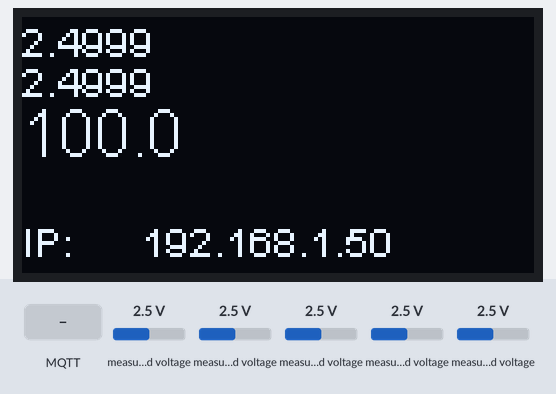
Bench run of a sketch on a simulated ESP8266 (NodeMCU). Shown: 128×64 one-colour display. The inputs (shaded band) are chosen by the test bench; at power-on: measured voltage 2.5 V. WiFi joins after 1.5 s; servers stay silent unless stated; no MQTT or app messages arrive unless stated; what the sketch prints to the serial monitor is not drawn.

Above: at 3.8 s.
3.9 s: MQTT message "temperature, c" arrives on the first subscribed topic
At 4.4 s:
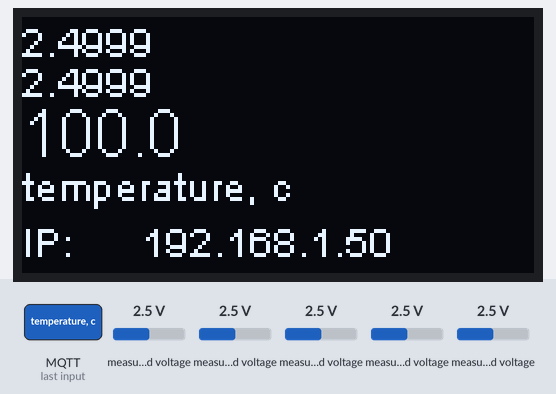
6.0 s: MQTT message "humidity" arrives on the first subscribed topic
At 6.9 s:
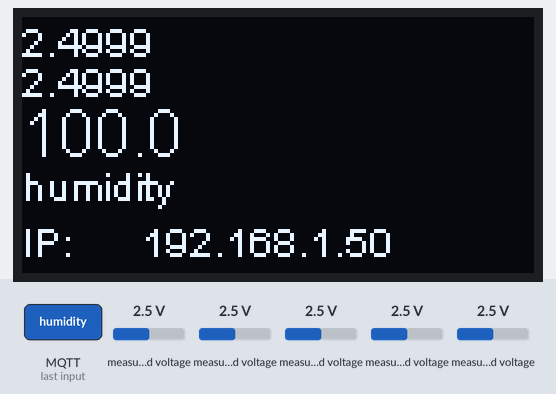
8.5 s: MQTT message "state?" arrives on the first subscribed topic
At 9.3 s:
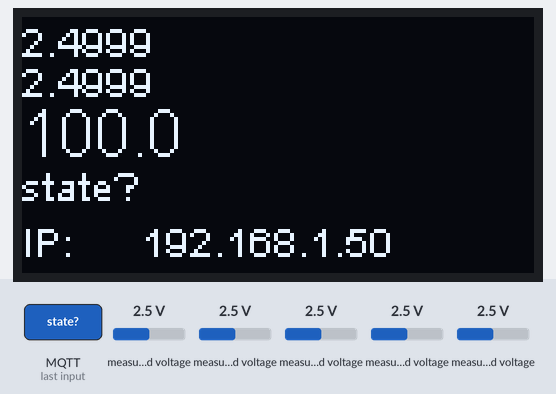
Timing chart, 0 to 11.5 s (numbered marks = the images above; inputs shaded):
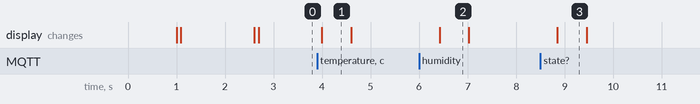

The sketch:

housewatchinator.ino
```cpp
#include <DHT.h>
#include <DHT_U.h>
#include <PubSubClient.h>
#include <ESP8266WiFi.h>
#include <ESP8266mDNS.h>
#include <ESP8266WebServer.h>
#include <WiFiUdp.h>
#include <PubSubClient.h>
#include <ArduinoOTA.h>
#include <Wire.h>
#include "SSD1306.h"
#include <Adafruit_ADS1015.h>

///I2C
SSD1306  display(0x3c, 0, 2); // Initialise the OLED display using Wire library (sda,scl)
Adafruit_ADS1115 ads1115(0x48);  // construct an ads1115 at address 0x48
Adafruit_ADS1115 ads1116(0x49);  // construct an ads1115 at address 0x4B
ESP8266WebServer server(80); // Webserver, to watch the temperature from the web on the IP address

// Replace with your network credentials
const char* ssid = "";
const char* password = "";
const char* mqtt_server = "192.168.1.195";
const char* clientID = "housewatchinator";
const char* outTopic = "housewatchinator/temp";
const char* stateTopic = "housewatchinator/state";
const char* inTopic = "housewatchinator";
char msg[50];
char result1[20] = "";

int lowerByte=0;
int higherByte=0;


WiFiClient espClient;
PubSubClient client(espClient);

// DHT Sensor
#define DHTTYPE DHT11   // DHT 11
const int DHTPin = 4;
DHT dht(DHTPin, DHTTYPE);

float Voltage1 = 0.0;
float Voltage2 = 0.0;
float ZonePrevValue[] = {0.0,0.0,0.0,0.0,0.0,0.0,0.0};
float Zone[] = {0.0,0.0,0.0,0.0,0.0,0.0,0.0};
int counter=1;

String webPage = "";
String zone1 = "low";
String zone6 = "high";
String result[]={"","","","","","",""};

void setup() {
  Serial.begin(9600);
  delay(1000);

  display.init(); // Initialising the UI will init the display too.
//  display.flipScreenVertically();
  display.clear();
  drawBootText();
  display.display();

  webPage += "<h1>Housewatchinator</h1>";
  ads1115.begin();
  ads1116.begin();
  dht.begin();

  WiFi.mode(WIFI_STA);
  WiFi.begin(ssid, password);
  while (WiFi.waitForConnectResult() != WL_CONNECTED) {
    Serial.println("Connection Failed! Rebooting...");
    display.clear();
    drawVoltage();
    display.setFont(ArialMT_Plain_10);
    display.drawString(30, 50, "Connecting Failed");
    display.display();
    delay(500);
    ESP.restart();
  }

  client.setServer(mqtt_server, 1883);
  client.setCallback(callback);

  ArduinoOTA.onStart([]() {
    Serial.println("Start");
  });
  ArduinoOTA.onEnd([]() {
    Serial.println("\nEnd");
  });
  ArduinoOTA.onProgress([](unsigned int progress, unsigned int total) {
    Serial.printf("Progress: %u%%\r", (progress / (total / 100)));
  });
  ArduinoOTA.onError([](ota_error_t error) {
    Serial.printf("Error[%u]: ", error);
    if (error == OTA_AUTH_ERROR) Serial.println("Auth Failed");
    else if (error == OTA_BEGIN_ERROR) Serial.println("Begin Failed");
    else if (error == OTA_CONNECT_ERROR) Serial.println("Connect Failed");
    else if (error == OTA_RECEIVE_ERROR) Serial.println("Receive Failed");
    else if (error == OTA_END_ERROR) Serial.println("End Failed");
  });

  ArduinoOTA.begin();
  Serial.println("Ready");
  Serial.print("IP address: "); Serial.println(WiFi.localIP());
  drawIPAddress();


  server.on("/", [](){

    int16_t adcVcc = ads1115.readADC_SingleEnded(0);
    int16_t adcZone4 = ads1116.readADC_SingleEnded(0);

     float h = dht.readHumidity();
    // Read temperature as Celsius (the default)
    float t = dht.readTemperature();
    Serial.print("Temperature = ");
    Serial.println(t);
    Serial.print("Humidity = ");
    Serial.println(h);

    //Show the temperatures on a web page
    char temp1Char[20] = "";
    char temp2Char[20] = "";
    dtostrf(Voltage1, 3, 1, temp1Char);
    String bodyText =webPage;
    bodyText = bodyText + "adcVcc:" + adcVcc + "<br>";
    bodyText = bodyText + "adcZone4:" + adcZone4 + "<br>";

    for (int i=1; i <= 7; i++){
      bodyText = bodyText + "<br>Zone " + i + " : " + Zone[i] + " - " + result[i];
     }
     bodyText = bodyText + "<br>Temperature = ";
     bodyText = bodyText + t;
     bodyText = bodyText + "<br>Humidity = ";
     bodyText = bodyText + h;

     server.send(200, "text/html", bodyText );
  });
  server.begin();
  Serial.println("HTTP server started");
  client.setServer(mqtt_server, 1883);
  client.setCallback(callback);


}

void loop() {
   ArduinoOTA.handle();
   ESP.wdtDisable();
   display.clear();
   drawVoltage();
   drawIPAddress();
   display.display();
   server.handleClient();
   if (!client.connected()) {
      reconnect();
    }
    client.loop();

    delay(500);
}

void drawVoltage()
{     int16_t adc0;  // we read from the ADC, we have a sixteen bit integer as a result
    adc0 = ads1115.readADC_SingleEnded(0);  // Alarm system voltage
    int16_t adcZone;
    boolean statusChange=false;
    for (int i=1; i <= 7; i++){
      if (i<4){
        adcZone = ads1115.readADC_SingleEnded(i);
      }else{
        adcZone = ads1116.readADC_SingleEnded(i-4);
      }
      Zone[i] = (((float)100*adcZone)/adc0);  //adc0 represents the voltage of the alarm system, adc1 the first zone voltage. we want the percentage of the zone against the system.
      if (ZonePrevValue[i]!=Zone[i]){
        statusChange=true;
        ZonePrevValue[i]=Zone[i];
      }
    }

    if(statusChange){//send message to mqtt
      publishState();
    }


//Debug
    Voltage1 = (adc0 * 0.1875)/1000;

    dtostrf(Voltage1, 3, 4, result1);
    adcZone = ads1116.readADC_SingleEnded(4);
    Voltage2 = (adcZone * 0.1875)/1000;
    char result2[20] = "";
    dtostrf(Voltage2, 3, 4, result2);


    display.setTextAlignment(TEXT_ALIGN_LEFT);
    display.setFont(ArialMT_Plain_10);
    display.drawString(0, 0, result1);
    display.drawString(0, 10, result2);
    display.setFont(ArialMT_Plain_16);
    char tempChar[20] = "";
    dtostrf(Zone[1], 3, 1, tempChar);
    display.drawString(0, 20, tempChar);
  //  display.setFont(ArialMT_Plain_10);
  //  display.drawString(0, 36, result[1]);


}

void publishState()
{
  int prevLowerByte=lowerByte;
  int prevHigherByte=higherByte;
  lowerByte=0;
  higherByte=0;
  for (int i=1; i <= 7; i++){
    if (Zone[i]<10.00){
      result[i]="Not connected";
    }else if (Zone[i]<47.75) {
      result[i]="all in rest";
    }else if (Zone[i]<60.1){
      result[i] = zone6;
      higherByte = higherByte + 2^i;
    }else if (Zone[i]<82.7) {
      result[i] = zone1;
      lowerByte = lowerByte + 2^i;
    }else if (Zone[i]==100.0){
      result[i] = "ADC not connected";  //ADC not connected
    }else{
      result[i] = zone1+"-"+zone6;
      lowerByte = lowerByte + 2^i;
      higherByte = higherByte + 2^i;
    }
  }
  snprintf (msg, 50, "%d %d", higherByte, lowerByte);
  if (prevLowerByte!=lowerByte || prevHigherByte !=higherByte){
    client.publish(stateTopic, msg);
  }
}

void drawIPAddress()
{
    display.setTextAlignment(TEXT_ALIGN_LEFT);
    display.setFont(ArialMT_Plain_10);
    display.drawString(0, 50, "IP:");
    display.drawString(30, 50, WiFi.localIP().toString());
    display.display();
}

void drawBootText()
{
    drawVoltage();
    display.setFont(ArialMT_Plain_10);
    display.drawString(30, 50, "Connecting");
}

void callback(char* topic, byte* payload, unsigned int length) {
  // Conver the incoming byte array to a string
  payload[length] = '\0'; // Null terminator used to terminate the char array
  String message = (char*)payload;

  Serial.print("Message arrived on topic: [");
  Serial.print(topic);
  Serial.print("], ");
  Serial.println(message);
  webPage = webPage + "Message arrived on topic: [";
  webPage = webPage + topic;
  webPage = webPage + "] " + message + "<br>";
  display.setFont(ArialMT_Plain_10);
  display.drawString(0, 36, topic + '\\' + message);
  display.display();
  if(message == "temperature, c"){


    client.publish(outTopic, "30 graden");
  } else if (message == "humidity"){


    client.publish(outTopic, "20 percent");
  }  else if (message == "state?"){
    lowerByte=-1;
    publishState();
  } else if (message == "arm"){
     //Relays
    int16_t adcVcc = ads1115.readADC_SingleEnded(0);
    int16_t adcZone4 = ads1116.readADC_SingleEnded(0);
    ads1115.startComparator_SingleEnded(0, adcVcc+500);
    ads1116.startComparator_SingleEnded(0, adcZone4-500);
    ads1115.getLastConversionResults();
    ads1116.getLastConversionResults();
    delay(1000);
  }
}

void reconnect() {
  // Loop until we're reconnected
  while (!client.connected()) {
    Serial.print("Attempting MQTT connection...");
    webPage = webPage +"Attempting MQTT connection...<br>";
    // Attempt to connect
    if (client.connect(clientID)) {
      Serial.println("connected");
      webPage = webPage +"connected.<br>";
      // Once connected, publish an announcement...
      client.publish(outTopic, clientID);
      // ... and resubscribe
      client.subscribe(inTopic);
    } else {
      Serial.print("failed, rc=");
      Serial.print(client.state());
      Serial.println(" try again in 5 seconds");
      webPage = webPage +"failed, rc=";
      webPage = webPage + client.state();
      webPage = webPage + " try again in 5 seconds<br>";
      // Wait 5 seconds before retrying
      delay(5000);
    }
  }
}
```

Measured:
- after the input at 3.9 s, the display: changes after 0.10 s (image 1)
- after the input at 6.0 s, the display: changes after 0.42 s (image 2)
- after the input at 8.5 s, the display: changes after 0.35 s (image 3)
- what the display in image 1 shows lasts 0.6 s, from 4.0 s to 4.6 s
